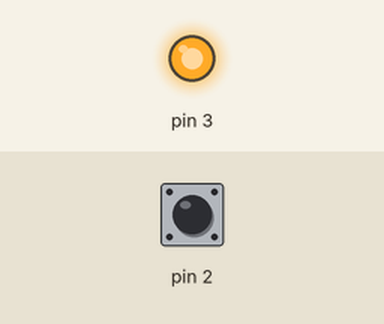
A sketch run on a simulated Arduino Uno, built with avr-gcc and run on an emulated ATmega328P. On the bench: output pins drawn as LEDs (lit = HIGH). Inputs (shaded band) come from the test bench; at power-on: pin 2 HIGH.

Above: at 1.2 s.
1.3 s: pin 2 pulled LOW for 0.15 s
At 1.37 s:
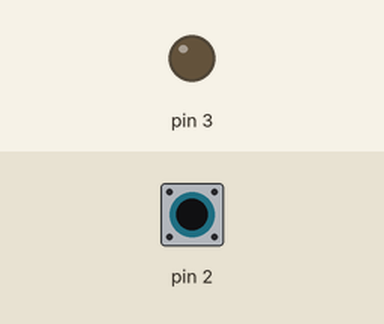
2.9 s: pin 2 pulled LOW for 3.2 s
At 6.7 s:
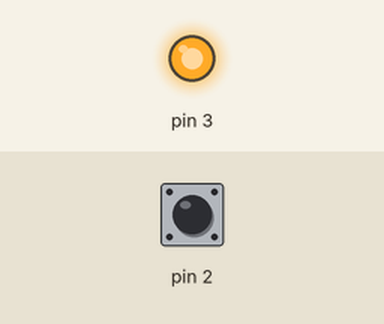
Timing chart, 0 to 8.2 s (numbered marks = the images above; inputs shaded):
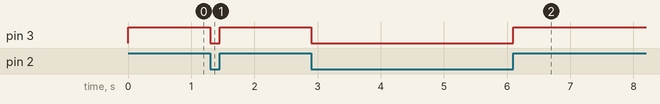

The sketch:

PWM_practicle.ino
```cpp
void setup() {
  pinMode(2,INPUT_PULLUP);
  pinMode(3,OUTPUT);


  // put your setup code here, to run once:
}

void loop() {
int x =digitalRead(2);
if (x==1){
  digitalWrite(3,HIGH);
}
if (x==0){
  digitalWrite(3,LOW);
}


  // put your main code here, to run repeatedly:
}
```

Measured:
- after the input at 1.3 s, pin 3: HIGH → LOW at once, → HIGH 0.15 s later
- after the input at 2.9 s, pin 3: HIGH → LOW at once, → HIGH 3.2 s later
